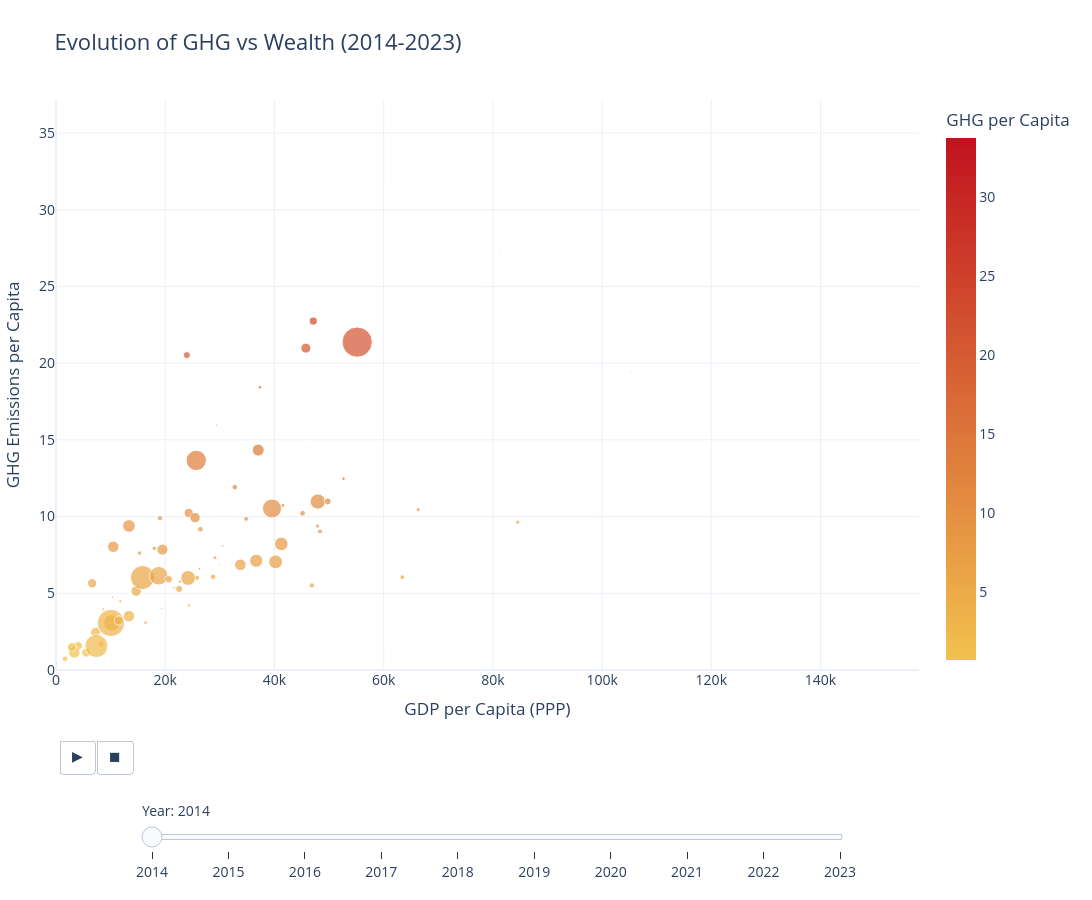

Source (notebook cell):
### Markdown cell above
## Animated Scatter Timeline

Visualise how GHG emissions per capita and GDP per capita co-evolved for every country from 2014 to 2023, animating one year at a time so individual country trajectories are easy to follow.

### Code cell
df_panel = pd.read_csv(Path('df_panel.csv'))
year_order = sorted(df_panel['year'].dropna().astype(int).unique().tolist())
timeline_df = df_panel.dropna(subset=['gdp_per_capita_ppp', 'ghg_per_capita', 'population']).copy()
timeline_df['year'] = pd.Categorical(timeline_df['year'].astype(int), categories=year_order, ordered=True)
timeline_df = timeline_df.sort_values(['year', 'country_name_ghg']).copy()
gold_red_scale = [(0.0, '#f2c14e'), (1.0, '#c1121f')]
ghg_color_range = [timeline_df['ghg_per_capita'].min(), timeline_df['ghg_per_capita'].max()]

# 1. We'll use GDP on the X-axis to spread the bubbles out. 
fig = px.scatter(
    timeline_df,
    x='gdp_per_capita_ppp', 
    y='ghg_per_capita',
    animation_frame='year',
    animation_group='iso3',
    color='ghg_per_capita',
    size='population',
    size_max=45,
    hover_name='country_name_ghg',
    hover_data={
        'year': False,
        'ghg_per_capita': ':.2f',
        'population': ':,.0f',
        'gdp_per_capita_ppp': ':,.0f',
        'renewable_pct': ':.1f',
        'region': True,
    },
    category_orders={'year': year_order},
    color_continuous_scale=gold_red_scale,
    range_color=ghg_color_range,
    # Set fixed ranges so the axes don't jump during animation
    range_x=[0, timeline_df['gdp_per_capita_ppp'].max() * 1.05],
    range_y=[0, timeline_df['ghg_per_capita'].max() * 1.1],
    title='Evolution of GHG vs Wealth (2014-2023)',
    template='plotly_white'
)

# 2. Add a white border to bubbles to prevent them from "bleeding" into each other
fig.update_traces(marker=dict(line=dict(width=1, color='white')))

# 3. Clean up the layout and UI with an increased figure size
fig.update_layout(
    height=900,         
    width=1200,         
    xaxis_title="GDP per Capita (PPP)",
    yaxis_title="GHG Emissions per Capita",
    coloraxis_colorbar=dict(title='GHG per Capita'),
    font=dict(size=14),
    title_font=dict(size=22),
    margin=dict(l=50, r=50, t=100, b=100) 
)

# 4. Slow down the animation slightly for better readability
fig.layout.updatemenus[0].buttons[0].args[1]['frame']['duration'] = 800
fig.layout.updatemenus[0].buttons[0].args[1]['transition']['duration'] = 400
if fig.layout.sliders:
    fig.layout.sliders[0].y = -0.12
    fig.layout.sliders[0].x = 0.1
    fig.layout.sliders[0].len = 0.82
    fig.layout.sliders[0].currentvalue.prefix = 'Year: '
    fig.layout.sliders[0].steps = sorted(fig.layout.sliders[0].steps, key=lambda step: int(step['label']))

display(fig)

### Figure 1 — Plotly figure (JSON) as saved in the notebook; plotly's stock layout.template omitted (floating-point values rounded to 4 significant figures; data arrays with more than 128 entries replaced by an {"elided": "..."} marker saying what was removed)
{"data": [{"customdata": {"elided": "76x4 mixed values"}, "hovertemplate": "<b>%{hovertext}</b><br><br>gdp_per_capita_ppp=%{x:,.0f}<br>ghg_per_capita=%{marker.color:.2f}<br>population=%{customdata[1]:,.0f}<br>renewable_pct=%{customdata[2]:.1f}<br>region=%{customdata[3]}<extra></extra>", "hovertext": ["Algeria", "Argentina", "Australia", "Austria", "Belarus", "Belgium", "Brazil", "Brunei Darussalam", "Bulgaria", "Canada", "Chile", "Colombia", "Costa Rica", "Croatia", "Cyprus", "Czechia", "Côte d’Ivoire", "Denmark", "Egypt", "Estonia", "Finland", "France", "Georgia", "Germany", "Ghana", "Greece", "Guatemala", "Guinea-Bissau", "Guyana", "Hungary", "Iceland", "Indonesia", "Ireland", "Israel", "Italy", "Japan", "Kazakhstan", "Kenya", "Korea", "Latvia", "Lithuania", "Luxembourg", "Malaysia", "Maldives", "Malta", "Mauritius", "Mexico", "Moldova", "Morocco", "Namibia", "Nepal", "Netherlands", "New Zealand", "Nigeria", "Norway", "Panama", "Peru", "Poland", "Portugal", "Romania", "Russia", "Rwanda", "Serbia", "Singapore", "Slovak Republic", "Slovenia", "Solomon Islands", "South Africa", "Spain", "Sweden", "Switzerland", "Türkiye", "Ukraine", "United Kingdom", "United States", "Uzbekistan"], "ids": ["DZA", "ARG", "AUS", "AUT", "BLR", "BEL", "BRA", "BRN", "BGR", "CAN", "CHL", "COL", "CRI", "HRV", "CYP", "CZE", "CIV", "DNK", "EGY", "EST", "FIN", "FRA", "GEO", "DEU", "GHA", "GRC", "GTM", "GNB", "GUY", "HUN", "ISL", "IDN", "IRL", "ISR", "ITA", "JPN", "KAZ", "KEN", "KOR", "LVA", "LTU", "LUX", "MYS", "MDV", "MLT", "MUS", "MEX", "MDA", "MAR", "NAM", "NPL", "NLD", "NZL", "NGA", "NOR", "PAN", "PER", "POL", "PRT", "ROU", "RUS", "RWA", "SRB", "SGP", "SVK", "SVN", "SLB", "ZAF", "ESP", "SWE", "CHE", "TUR", "UKR", "GBR", "USA", "UZB"], "legendgroup": "", "marker": {"color": [5.152, 7.849, 22.74, 9.033, 9.893, 10.21, 6.026, 27.44, 7.927, 20.98, 5.283, 3.51, 3.075, 5.758, 6.882, 11.91, 1.577, 9.377, 3.079, 15.97, 10.73, 7.047, 4.478, 10.98, 1.129, 9.174, 1.703, 0.6963, 6.078, 6.005, 14.54, 3.069, 12.47, 9.85, 7.121, 10.53, 20.52, 1.148, 14.33, 5.373, 6.595, 19.43, 10.24, 3.689, 6.55, 4.015, 6.141, 3.968, 2.46, 4.751, 1.497, 10.99, 18.43, 1.564, 10.45, 4.205, 3.223, 9.93, 6.078, 5.915, 13.66, 0.7339, 7.618, 9.636, 7.32, 8.094, 0.8534, 9.388, 6.857, 5.516, 6.044, 5.997, 8.029, 8.215, 21.37, 5.651], "coloraxis": "coloraxis", "line": {"color": "white", "width": 1}, "size": [39210000.0, 43020000.0, 23480000.0, 8546000.0, 9449000.0, 11210000.0, 200100000.0, 416800.0, 7074000.0, 35430000.0, 17860000.0, 46570000.0, 4767000.0, 4202000.0, 1202000.0, 10530000.0, 24530000.0, 5643000.0, 97530000.0, 1315000.0, 5462000.0, 66310000.0, 3719000.0, 80980000.0, 28040000.0, 10890000.0, 15680000.0, 1741000.0, 754200.0, 9833000.0, 327400.0, 258900000.0, 4658000.0, 8216000.0, 60320000.0, 127300000.0, 17820000.0, 46050000.0, 50750000.0, 1994000.0, 2937000.0, 556300.0, 30700000.0, 413600.0, 433500.0, 1261000.0, 119800000.0, 2858000.0, 34200000.0, 2312000.0, 27670000.0, 16870000.0, 4516000.0, 185900000.0, 5137000.0, 3892000.0, 30120000.0, 38010000.0, 10400000.0, 19910000.0, 144200000.0, 11360000.0, 7132000.0, 5470000.0, 5419000.0, 2062000.0, 616900.0, 55590000.0, 46460000.0, 9696000.0, 8189000.0, 77180000.0, 45970000.0, 64620000.0, 319300000.0, 30220000.0], "sizemode": "area", "sizeref": 697500.0, "symbol": "circle"}, "mode": "markers", "name": "", "orientation": "v", "showlegend": false, "type": "scatter", "x": [14690.0, 19490.0, 47110.0, 48360.0, 19040.0, 45150.0, 15830.0, 81230.0, 17990.0, 45760.0, 22550.0, 13360.0, 16390.0, 22710.0, 29890.0, 32740.0, 4074.0, 47880.0, 10260.0, 29400.0, 41550.0, 40220.0, 11770.0, 47940.0, 5517.0, 26450.0, 8237.0, 1456.0, 11150.0, 25800.0, 46000.0, 10060.0, 52640.0, 34820.0, 36670.0, 39560.0, 23960.0, 3359.0, 37030.0, 21550.0, 26270.0, 105300.0, 24310.0, 16720.0, 35210.0, 19290.0, 18820.0, 8643.0, 7237.0, 10370.0, 2901.0, 49750.0, 37330.0, 7396.0, 66330.0, 24380.0, 11520.0, 25460.0, 28760.0, 20630.0, 25690.0, 1678.0, 15300.0, 84560.0, 29110.0, 30570.0, 2377.0, 13360.0, 33760.0, 46840.0, 63420.0, 24190.0, 10490.0, 41270.0, 55150.0, 6610.0], "xaxis": "x", "y": [5.152, 7.849, 22.74, 9.033, 9.893, 10.21, 6.026, 27.44, 7.927, 20.98, 5.283, 3.51, 3.075, 5.758, 6.882, 11.91, 1.577, 9.377, 3.079, 15.97, 10.73, 7.047, 4.478, 10.98, 1.129, 9.174, 1.703, 0.6963, 6.078, 6.005, 14.54, 3.069, 12.47, 9.85, 7.121, 10.53, 20.52, 1.148, 14.33, 5.373, 6.595, 19.43, 10.24, 3.689, 6.55, 4.015, 6.141, 3.968, 2.46, 4.751, 1.497, 10.99, 18.43, 1.564, 10.45, 4.205, 3.223, 9.93, 6.078, 5.915, 13.66, 0.7339, 7.618, 9.636, 7.32, 8.094, 0.8534, 9.388, 6.857, 5.516, 6.044, 5.997, 8.029, 8.215, 21.37, 5.651], "yaxis": "y"}], "layout": {"coloraxis": {"cmax": 33.77, "cmin": 0.6934, "colorbar": {"title": {"text": "GHG per Capita"}}, "colorscale": [[0, "#f2c14e"], [1, "#c1121f"]]}, "font": {"size": 14}, "height": 900, "legend": {"itemsizing": "constant", "tracegroupgap": 0}, "margin": {"b": 100, "l": 50, "r": 50, "t": 100}, "sliders": [{"active": 0, "currentvalue": {"prefix": "Year: "}, "len": 0.82, "pad": {"b": 10, "t": 60}, "steps": [{"args": [["2014"], {"frame": {"duration": 0, "redraw": false}, "fromcurrent": true, "mode": "immediate", "transition": {"duration": 0, "easing": "linear"}}], "label": "2014", "method": "animate"}, {"args": [["2015"], {"frame": {"duration": 0, "redraw": false}, "fromcurrent": true, "mode": "immediate", "transition": {"duration": 0, "easing": "linear"}}], "label": "2015", "method": "animate"}, {"args": [["2016"], {"frame": {"duration": 0, "redraw": false}, "fromcurrent": true, "mode": "immediate", "transition": {"duration": 0, "easing": "linear"}}], "label": "2016", "method": "animate"}, {"args": [["2017"], {"frame": {"duration": 0, "redraw": false}, "fromcurrent": true, "mode": "immediate", "transition": {"duration": 0, "easing": "linear"}}], "label": "2017", "method": "animate"}, {"args": [["2018"], {"frame": {"duration": 0, "redraw": false}, "fromcurrent": true, "mode": "immediate", "transition": {"duration": 0, "easing": "linear"}}], "label": "2018", "method": "animate"}, {"args": [["2019"], {"frame": {"duration": 0, "redraw": false}, "fromcurrent": true, "mode": "immediate", "transition": {"duration": 0, "easing": "linear"}}], "label": "2019", "method": "animate"}, {"args": [["2020"], {"frame": {"duration": 0, "redraw": false}, "fromcurrent": true, "mode": "immediate", "transition": {"duration": 0, "easing": "linear"}}], "label": "2020", "method": "animate"}, {"args": [["2021"], {"frame": {"duration": 0, "redraw": false}, "fromcurrent": true, "mode": "immediate", "transition": {"duration": 0, "easing": "linear"}}], "label": "2021", "method": "animate"}, {"args": [["2022"], {"frame": {"duration": 0, "redraw": false}, "fromcurrent": true, "mode": "immediate", "transition": {"duration": 0, "easing": "linear"}}], "label": "2022", "method": "animate"}, {"args": [["2023"], {"frame": {"duration": 0, "redraw": false}, "fromcurrent": true, "mode": "immediate", "transition": {"duration": 0, "easing": "linear"}}], "label": "2023", "method": "animate"}], "x": 0.1, "xanchor": "left", "y": -0.12, "yanchor": "top"}], "title": {"font": {"size": 22}, "text": "Evolution of GHG vs Wealth (2014-2023)"}, "updatemenus": [{"buttons": [{"args": [null, {"frame": {"duration": 800, "redraw": false}, "fromcurrent": true, "mode": "immediate", "transition": {"duration": 400, "easing": "linear"}}], "label": "&#9654;", "method": "animate"}, {"args": [[null], {"frame": {"duration": 0, "redraw": false}, "fromcurrent": true, "mode": "immediate", "transition": {"duration": 0, "easing": "linear"}}], "label": "&#9724;", "method": "animate"}], "direction": "left", "pad": {"r": 10, "t": 70}, "showactive": false, "type": "buttons", "x": 0.1, "xanchor": "right", "y": 0, "yanchor": "top"}], "width": 1200, "xaxis": {"anchor": "y", "domain": [0, 1], "range": [0, 158000.0], "title": {"text": "GDP per Capita (PPP)"}}, "yaxis": {"anchor": "x", "domain": [0, 1], "range": [0, 37.15], "title": {"text": "GHG Emissions per Capita"}}}}
